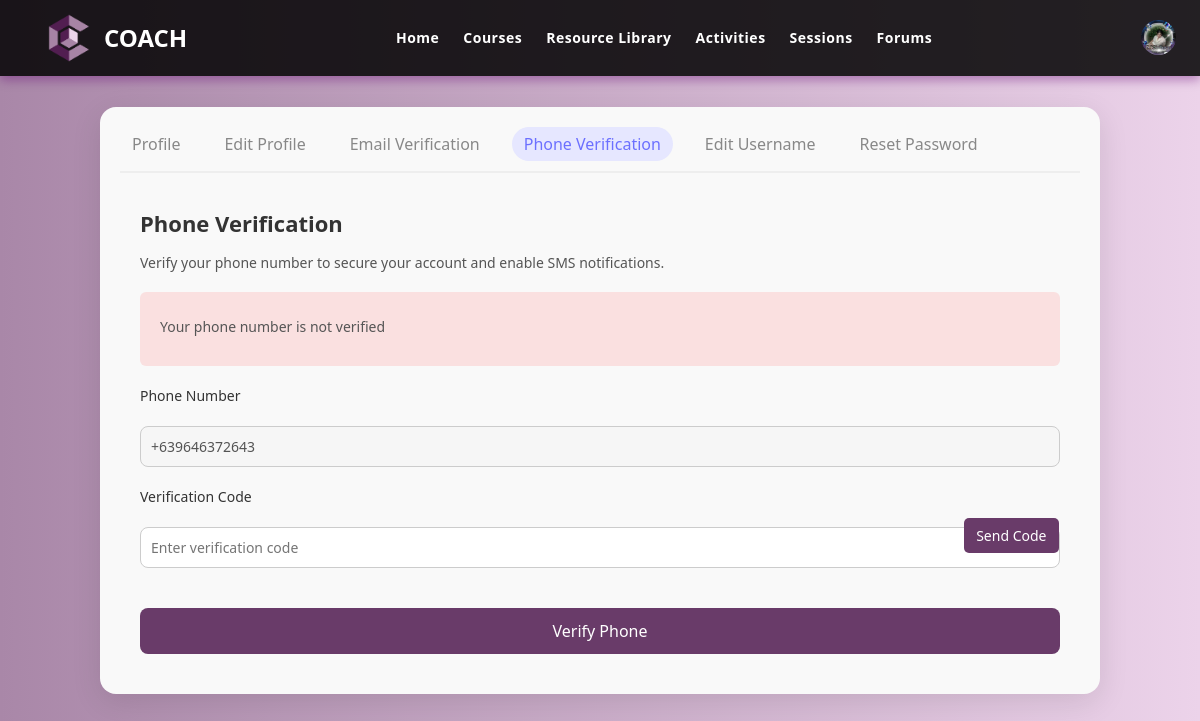
The page /mentee/verify-phone.php (signed in) on the database its author committed.
### tables this page shows
CREATE TABLE `users` (
  `user_id` int(11) NOT NULL,
  `username` varchar(70) NOT NULL,
  `password` varchar(255) NOT NULL,
  `user_type` enum('Mentee','Mentor','Admin','Super Admin') NOT NULL,
  `first_name` varchar(100) DEFAULT NULL,
  `last_name` varchar(100) DEFAULT NULL,
  `email` varchar(80) NOT NULL,
  `icon` varchar(200) DEFAULT NULL,
  `dob` date DEFAULT NULL,
  `gender` varchar(30) DEFAULT NULL,
  `contact_number` varchar(100) DEFAULT NULL,
  `mentored_before` varchar(20) DEFAULT NULL,
  `mentoring_experience` text DEFAULT NULL,
  `area_of_expertise` varchar(100) DEFAULT NULL,
  `resume` varchar(200) DEFAULT NULL,
  `certificates` varchar(200) DEFAULT NULL,
  `assessment_score` int(20) DEFAULT NULL,
  `status` varchar(60) DEFAULT NULL,
  `reason` text DEFAULT NULL,
  `email_verification` varchar(50) DEFAULT NULL,
  `contact_verification` varchar(50) DEFAULT NULL,
  `full_address` varchar(100) DEFAULT NULL,
  `student` varchar(20) DEFAULT NULL,
  `student_year_level` varchar(30) DEFAULT NULL,
  `occupation` varchar(40) DEFAULT NULL,
  `to_learn` text DEFAULT NULL
);

### mentee/verify-phone.php (the view, shortened to what this page needs)
<?php
require '../connection/db_connection.php';
$username = $_SESSION['username'];
$menteeIcon = '';
$sql = "SELECT first_name, icon FROM users WHERE username = ?";
$stmt = $conn->prepare($sql);
$stmt->bind_param("s", $username);
$stmt->execute();
$result = $stmt->get_result();
if ($result->num_rows > 0) {
    $row = $result->fetch_assoc();
    $menteeIcon = $row['icon'];
}
$stmt = $conn->prepare("SELECT contact_number, contact_verification FROM users WHERE username = ?");
$stmt->bind_param("s", $username);
$stmt->execute();
$stmt->bind_result($phone, $verified);
?>
<!DOCTYPE html>
<html lang="en">
<head>
  <link rel="stylesheet" href="css/navbar.css" />
  <link rel="stylesheet" href="css/verify-phone.css" />
</head>
<body>
<section class="background" id="home">
  <nav class="navbar">
    <div class="logo">
      <img src="../uploads/img/LogoCoach.png" alt="Logo">
      <span>COACH</span>
    </div>
    <div class="nav-center">
        <ul class="nav_items" id="nav_links">
          <li><a href="home.php">Home</a></li>
          <li><a href="course.php">Courses</a></li>
          <li><a href="course.php#resourcelibrary">Resource Library</a></li>
          <li><a href="activities.php">Activities</a></li>
          <li><a href="forum-chat.php">Sessions</a></li>
          <li><a href="forums.php">Forums</a></li>
        </ul>
      </div>
      <div class="nav-profile">
  <a href="#" id="profile-icon">
    <?php if (!empty($menteeIcon)): ?>
      <img src="<?php echo htmlspecialchars($menteeIcon); ?>" alt="User Icon" style="width: 35px; height: 35px; border-radius: 50%;">
    <?php else: ?>
      <ion-icon name="person-circle-outline" style="font-size: 35px;"></ion-icon>
    <?php endif; ?>
  </a>
</div>
        </nav>
</section>
<main class="profile-container">
    <nav class="tabs">
      <button onclick="window.location.href='profile.php'">Profile</button>
      <button onclick="window.location.href='edit-profile.php'">Edit Profile</button>
      <button onclick="window.location.href='verify-email.php'">Email Verification</button>
      <button class="active" onclick="window.location.href='verify-phone.php'">Phone Verification</button>
      <button onclick="window.location.href='edit-username.php'">Edit Username</button>
      <button onclick="window.location.href='reset-password.php'">Reset Password</button>
    </nav>
  <div class="container">
    <h2>Phone Verification</h2>
    <p>Verify your phone number to secure your account and enable SMS notifications.</p>
    <?php if ($verified == 1): ?>
      <div class="verification-status verified">
        <ion-icon name="checkmark-circle"></ion-icon>
        <p>Your phone number is verified</p>
      </div>
    <?php else: ?>
      <div class="verification-status unverified">
        <p>Your phone number is not verified</p>
      </div>
    <?php endif; ?>
    <form method="post" action="send.php" id="phoneForm">
      <div class="phone-input-container">
        <label for="phone">Phone Number</label>
        <input type="text" id="phone" name="phone" value="<?php echo htmlspecialchars($phone); ?>" <?php echo ($verified == 1) ? : ''; ?>disabled>
      </div>
      <div id="verificationSection" <?php echo ($verified == 1) ? 'style="display:none;"' : ''; ?>>
        <?php if (!empty($phone)): ?>
          <div class="verification-code-container">
            <label for="code">Verification Code</label>
            <input type="text" id="code" name="code" placeholder="Enter verification code">
            <button type="button" id="sendCodeBtn" onclick="sendVerificationCode()">Send Code</button>
          </div>
          <button type="submit" id="verifyBtn">Verify Phone</button>
        <?php else: ?>
          <button type="submit" id="saveBtn">Save Number</button>
        <?php endif; ?>
      </div>
    </form>
  </div>
</main>
</body>
</html>

### mentee/css/navbar.css (style rules this page uses)
* { box-sizing: border-box; margin: 0; padding: 0; text-transform: capitalize; }
body { color: #260037; font-family: "Merriweather", serif; }
.navbar { width: 100%; padding: 0.8rem 1.5rem; display: flex; justify-content: space-between; align-items: center; position: fixed; top: 0; z-index: 10; background-color: rgba(0, 0, 0, 0.85); font-family: "Ubuntu", sans-serif; box-shadow: 0 4px 10px rgba(101, 5, 116, 0.4); }
.logo { font-size: 1.5em; font-weight: 600; color: #ffffff; display: flex; align-items: center; margin-left: 20px; }
.logo img { width: 50px; margin-right: 10px; }
.nav-center { flex-grow: 1; display: flex; justify-content: center; }
.nav_items { display: flex; justify-content: center; align-items: center; gap: 1.5rem; }
.nav_items li { list-style: none; }
.nav_items li a { text-decoration: none; font-size: 14px; font-weight: 600; color: #ffffff; letter-spacing: 0.5px; transition: 0.3s; }
.nav_items li a::after { content: ''; width: 0; height: 2px; background-color: #64009e; display: block; margin: auto; transition: 0.5s; }
.nav-profile a { color: white; font-size: 30px; display: flex; align-items: center; }

### mentee/css/verify-phone.css (style rules this page uses)
* { margin: 0; padding: 0; box-sizing: border-box; font-family: "Segoe UI", Tahoma, Geneva, Verdana, sans-serif; text-transform: none; }
body { background: linear-gradient(to right, #A987A8, #ECD3EA); color: #333; min-height: 100vh; overflow: hidden; display: flex; align-items: center; justify-content: center; }
.profile-container { background-color: #f9f9f9; margin: 20px auto; width: 90%; max-width: 1000px; border-radius: 16px; padding: 20px; box-shadow: 0 8px 30px rgba(0, 0, 0, 0.1); }
.tabs { display: flex; gap: 20px; padding-bottom: 10px; border-bottom: 2px solid #eee; margin-bottom: 15px; flex-wrap: wrap; }
.tabs button { background: none; border: none; font-size: 16px; color: #888; cursor: pointer; padding: 6px 12px; border-radius: 20px; transition: 0.3s; }
.tabs button.active, .tabs button:hover { color: #6c70ff; background-color: #e6e7ff; }
.container { padding: 20px; }
.container h2 { font-size: 22px; margin-bottom: 15px; }
.container p { margin-bottom: 20px; font-size: 14px; color: #555; }
form label { display: block; margin-bottom: 15px; font-size: 14px; }
form input { width: 100%; padding: 10px; margin-top: 6px; border: 1px solid #ccc; border-radius: 8px; font-size: 14px; }
.verification-status { display: flex; align-items: center; margin-bottom: 20px; font-size: 14px; padding: 10px; border-radius: 6px; }
.verification-status p { margin-top: 15px; }
.verification-status.unverified { background-color: rgba(255, 0, 0, 0.1); color: #660000; }
.phone-input-container { position: relative; margin-bottom: 20px; }
.verification-code-container { position: relative; margin-bottom: 20px; }
.verification-code-container input { padding-right: 100px; }
#sendCodeBtn { position: absolute; right: 5px; top: 35px; background: #693B69; color: white; border: none; border-radius: 5px; padding: 8px 12px; font-size: 14px; cursor: pointer; }
button[type="submit"], #saveBtn, #verifyBtn { margin-top: 20px; background: #693B69; color: white; padding: 12px; border: none; border-radius: 8px; font-size: 16px; cursor: pointer; width: 100%; }
#sendCodeBtn { margin-top: -3.5px; margin-right: -3.5px; }

### rows shown on the page
users: icon (picture), phone "+639646372643"
